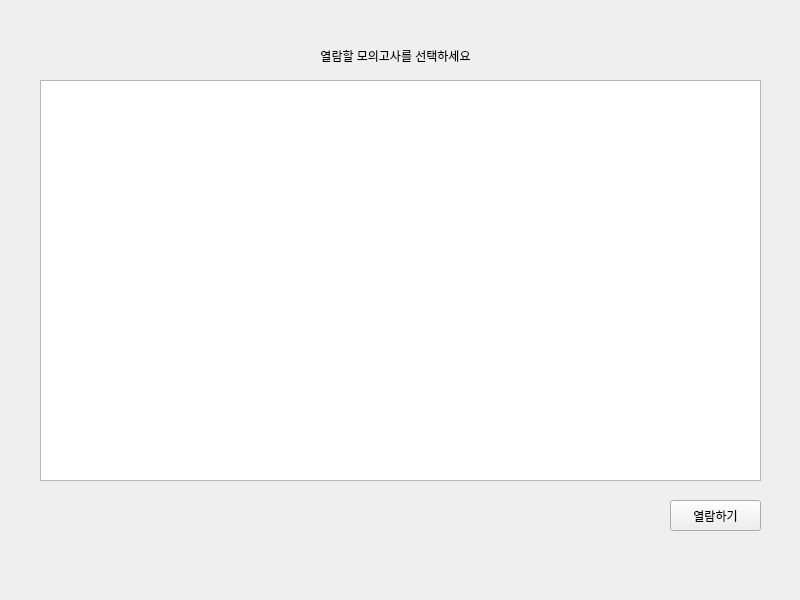
<?xml version="1.0" encoding="UTF-8"?>
<ui version="4.0">
 <class>show_exam</class>
 <widget class="QMainWindow" name="show_exam">
  <property name="geometry">
   <rect>
    <x>0</x>
    <y>0</y>
    <width>800</width>
    <height>600</height>
   </rect>
  </property>
  <property name="windowTitle">
   <string>채점 및 분석 결과 열람</string>
  </property>
  <widget class="QWidget" name="centralwidget">
   <widget class="QLabel" name="label">
    <property name="geometry">
     <rect>
      <x>210</x>
      <y>40</y>
      <width>371</width>
      <height>31</height>
     </rect>
    </property>
    <property name="text">
     <string>열람할 모의고사를 선택하세요</string>
    </property>
    <property name="alignment">
     <set>Qt::AlignCenter</set>
    </property>
   </widget>
   <widget class="QListWidget" name="exam_list_analyze_exam">
    <property name="geometry">
     <rect>
      <x>40</x>
      <y>80</y>
      <width>721</width>
      <height>401</height>
     </rect>
    </property>
   </widget>
   <widget class="QPushButton" name="pushButton">
    <property name="geometry">
     <rect>
      <x>670</x>
      <y>500</y>
      <width>91</width>
      <height>31</height>
     </rect>
    </property>
    <property name="text">
     <string>열람하기</string>
    </property>
   </widget>
  </widget>
 </widget>
 <resources/>
 <connections>
  <connection>
   <sender>pushButton</sender>
   <signal>clicked()</signal>
   <receiver>show_exam</receiver>
   <slot>showExam()</slot>
   <hints>
    <hint type="sourcelabel">
     <x>683</x>
     <y>519</y>
    </hint>
    <hint type="destinationlabel">
     <x>658</x>
     <y>519</y>
    </hint>
   </hints>
  </connection>
 </connections>
 <slots>
  <slot>showExam()</slot>
 </slots>
</ui>
